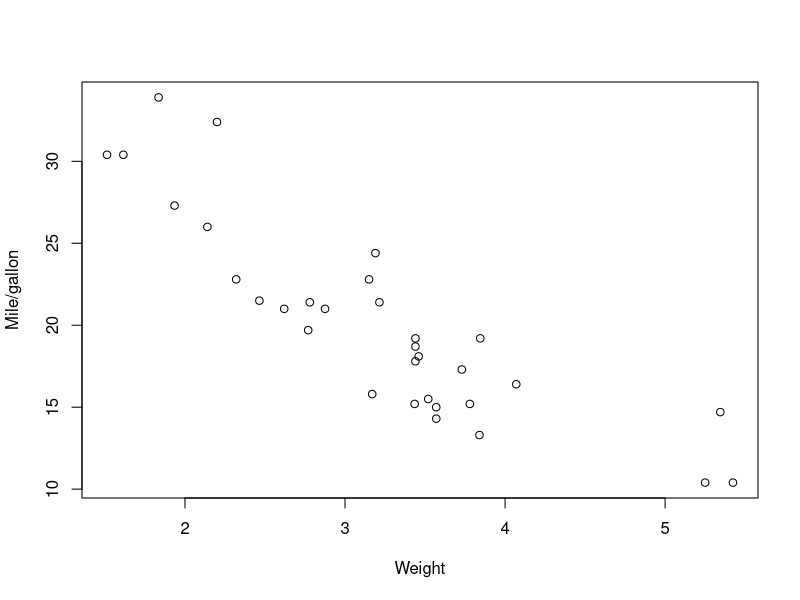

Write the R code that produced this figure.
## ---- chunk 1
knitr::opts_chunk$set(echo = FALSE)
## ---- chunk 2
summary(mtcars)
## ---- chunk 3
summary(mtcars)
## ---- chunk 4
summary(mtcars)
## ---- chunk 5
plot(mtcars$wt, mtcars$mpg, xlab = "Weight", ylab = "Mile/gallon")
